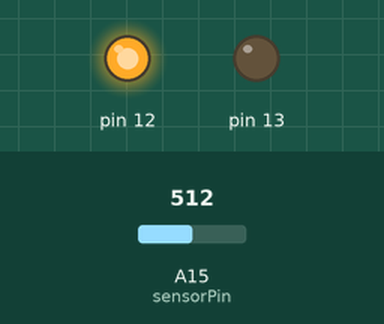
This sketch was run on a simulated Arduino Mega 2560, built with avr-gcc and run on an emulated ATmega2560. On the bench: output pins drawn as LEDs (lit = HIGH). The test bench sets the inputs (shaded band); at power-on: A15 (sensorPin) = 512. What the sketch prints to the serial monitor is not drawn.

Above: at 1.2 s.
1.3 s: A15 (sensorPin) set to 485
At 2.1 s:
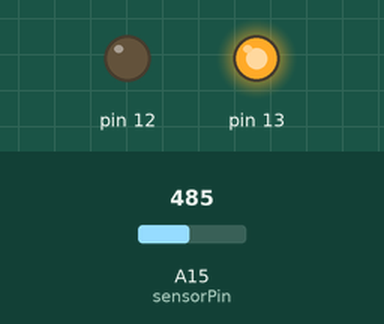
2.8 s: A15 (sensorPin) set to 510
At 3.2 s:
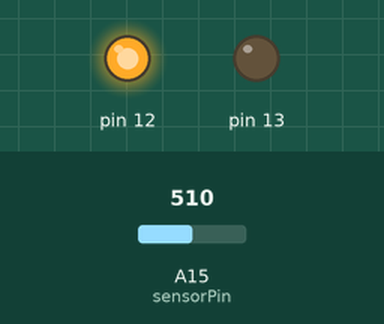
4.3 s: A15 (sensorPin) set to 490
At 5.5 s:
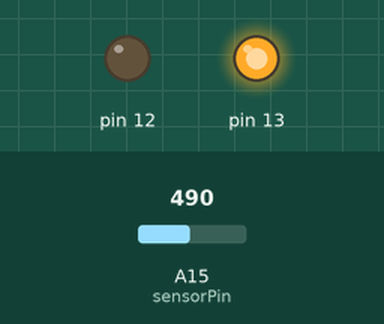
Timing chart, 0 to 7.3 s (numbered marks = the images above; inputs shaded):
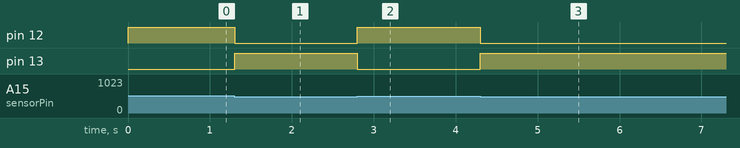

Measured:
- the behaviour switches between 500 and 499 on A15 (sensorPin) (found by bisection; images 0 and 1)
- after the input at 1.3 s, pin 12: HIGH → LOW at once; pin 13: LOW → HIGH at once
- after the input at 2.8 s, pin 12: LOW → HIGH at once; pin 13: HIGH → LOW at once
- after the input at 4.3 s, pin 12: HIGH → LOW at once; pin 13: LOW → HIGH at once

The sketch:

test2.ino
```cpp
int sensorPin = A15;
int sensorValue = 0;
int lastValue = 0;
int state = 0; // 1 occupied / 0 free
// the setup function runs once when you press reset or power the board
void setup() {
  pinMode(12, OUTPUT);
  pinMode(13,OUTPUT);
  Serial.begin(9600);
}
 // Lumiere 650 - 200 eteint

void loop() {
  sensorValue = analogRead(sensorPin);
  process(sensorValue);
}

void process(int sv) {
    if(sv >= 500){
      state = 1;
      lightRed();
    }
    else {
      state = 0;
      lightGreen();
    }
}

void lightGreen() {
  digitalWrite(12, LOW);
  digitalWrite(13, HIGH);
  //delay(1000);
  Serial.print(state);
}

void lightRed() {
  digitalWrite(12, HIGH);
  digitalWrite(13, LOW);
  //delay(1000);
  Serial.print(state);
}
```
